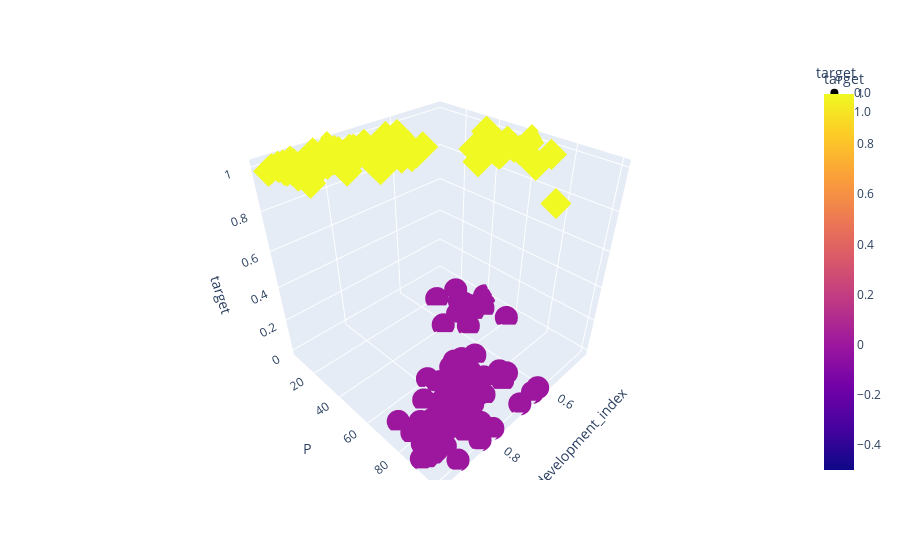

The notebook cell saved with this chart:
### Code cell
#To get a better understang of the graph plot in 3D

px.scatter_3d(calculations, x ="city_development_index", y = "P", z = "target", color = "target", symbol= "target")
